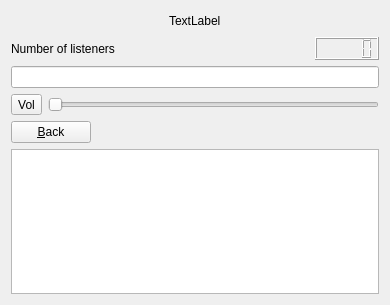
<?xml version="1.0" encoding="UTF-8"?>
<ui version="4.0">
 <class>PlayerWidget</class>
 <widget class="QWidget" name="PlayerWidget">
  <property name="geometry">
   <rect>
    <x>0</x>
    <y>0</y>
    <width>390</width>
    <height>305</height>
   </rect>
  </property>
  <property name="windowTitle">
   <string>Form</string>
  </property>
  <layout class="QVBoxLayout" name="verticalLayout_2">
   <item>
    <layout class="QHBoxLayout" name="horizontalLayout">
     <item>
      <spacer name="horizontalSpacer_2">
       <property name="orientation">
        <enum>Qt::Horizontal</enum>
       </property>
       <property name="sizeHint" stdset="0">
        <size>
         <width>40</width>
         <height>20</height>
        </size>
       </property>
      </spacer>
     </item>
     <item>
      <widget class="QLabel" name="channelName">
       <property name="text">
        <string>TextLabel</string>
       </property>
      </widget>
     </item>
     <item>
      <spacer name="horizontalSpacer">
       <property name="orientation">
        <enum>Qt::Horizontal</enum>
       </property>
       <property name="sizeHint" stdset="0">
        <size>
         <width>40</width>
         <height>20</height>
        </size>
       </property>
      </spacer>
     </item>
    </layout>
   </item>
   <item>
    <spacer name="verticalSpacer">
     <property name="orientation">
      <enum>Qt::Vertical</enum>
     </property>
     <property name="sizeHint" stdset="0">
      <size>
       <width>20</width>
       <height>19</height>
      </size>
     </property>
    </spacer>
   </item>
   <item>
    <layout class="QHBoxLayout" name="horizontalLayout_4">
     <item>
      <widget class="QLabel" name="label">
       <property name="text">
        <string>Number of listeners </string>
       </property>
      </widget>
     </item>
     <item>
      <spacer name="horizontalSpacer_5">
       <property name="orientation">
        <enum>Qt::Horizontal</enum>
       </property>
       <property name="sizeHint" stdset="0">
        <size>
         <width>40</width>
         <height>20</height>
        </size>
       </property>
      </spacer>
     </item>
     <item>
      <widget class="QLCDNumber" name="lcdNumOfGuests"/>
     </item>
    </layout>
   </item>
   <item>
    <layout class="QVBoxLayout" name="verticalLayout">
     <item>
      <widget class="QLineEdit" name="songNameLine">
       <property name="readOnly">
        <bool>true</bool>
       </property>
      </widget>
     </item>
     <item>
      <layout class="QHBoxLayout" name="horizontalLayout_3">
       <item>
        <widget class="QToolButton" name="volIcon">
         <property name="text">
          <string>Vol</string>
         </property>
         <property name="checkable">
          <bool>true</bool>
         </property>
        </widget>
       </item>
       <item>
        <widget class="QSlider" name="volSlider">
         <property name="orientation">
          <enum>Qt::Horizontal</enum>
         </property>
        </widget>
       </item>
      </layout>
     </item>
    </layout>
   </item>
   <item>
    <spacer name="verticalSpacer_2">
     <property name="orientation">
      <enum>Qt::Vertical</enum>
     </property>
     <property name="sizeHint" stdset="0">
      <size>
       <width>20</width>
       <height>20</height>
      </size>
     </property>
    </spacer>
   </item>
   <item>
    <layout class="QHBoxLayout" name="horizontalLayout_2">
     <item>
      <widget class="QPushButton" name="cmdBack">
       <property name="text">
        <string>&amp;Back</string>
       </property>
      </widget>
     </item>
     <item>
      <spacer name="horizontalSpacer_3">
       <property name="orientation">
        <enum>Qt::Horizontal</enum>
       </property>
       <property name="sizeHint" stdset="0">
        <size>
         <width>40</width>
         <height>20</height>
        </size>
       </property>
      </spacer>
     </item>
    </layout>
   </item>
   <item>
    <widget class="QTextEdit" name="textEdit">
     <property name="readOnly">
      <bool>true</bool>
     </property>
    </widget>
   </item>
  </layout>
 </widget>
 <resources/>
 <connections/>
</ui>
